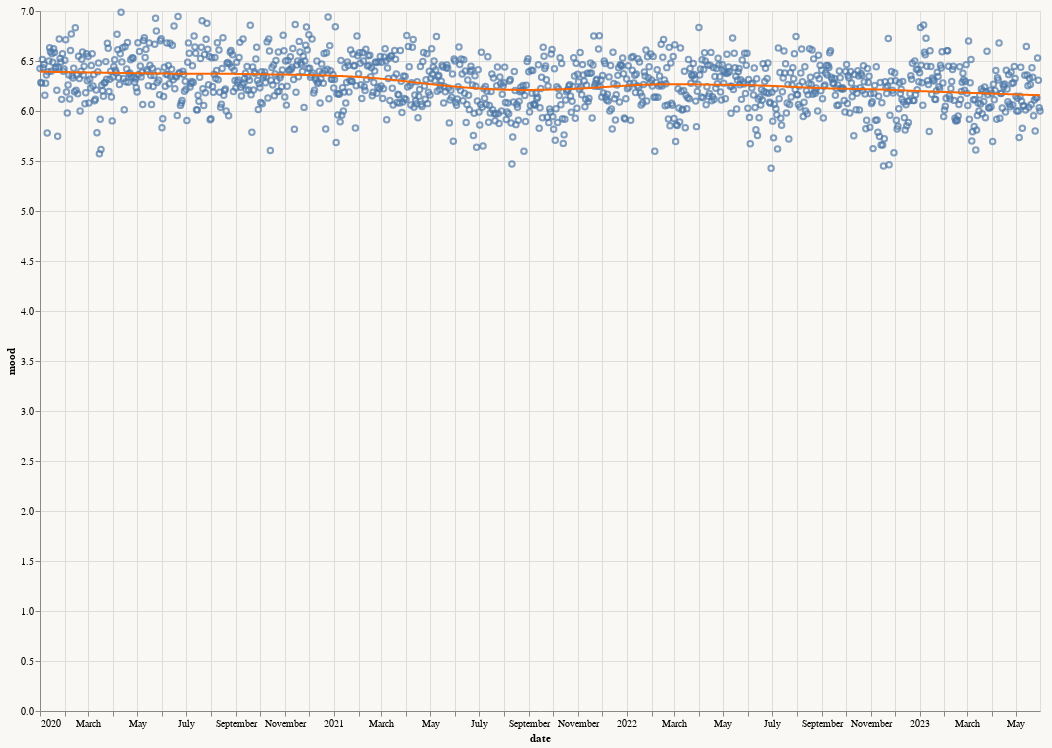

Notebook code cell kept with this figure:
### Code cell
import altair as alt

alt.renderers.enable('html')

from altair_theme import THEME
alt.themes.register('ob', lambda: THEME)
alt.themes.enable('ob')

base = alt.Chart(mood_df).properties(width=1000, height=700)
chart = base.mark_point().encode(x="date", y="mood")
chart + chart.transform_loess('date', 'mood').mark_line().encode(color=alt.value('#fc6603'))

### Figure 1 — Vega-Lite specification as saved in the notebook (floating-point values rounded to 4 significant figures; data arrays with more than 128 entries replaced by an {"elided": "..."} marker saying what was removed)
{"arc": {"fill": "#30a2da"}, "area": {"fill": "#30a2da"}, "axis": {"domainColor": "#cbcbcb", "grid": true, "gridColor": "#cbcbcb", "gridWidth": 1, "labelColor": "#999", "labelFontSize": 24, "labelPadding": 4, "tickColor": "#cbcbcb", "tickSize": 10, "titleColor": "#333", "titleFontSize": 24, "titlePadding": 10}, "axisBand": {"grid": false}, "background": "#faf8f4", "bar": {"binSpacing": 2, "fill": "#30a2da", "stroke": null}, "group": {"fill": "#f0f0f0"}, "legend": {"labelColor": "#333", "labelFontSize": 14, "padding": 1, "symbolSize": 30, "symbolType": "square", "titleColor": "#333", "titleFontSize": 16, "titlePadding": 20}, "line": {"stroke": "#30a2da", "strokeWidth": 2}, "path": {"stroke": "#30a2da", "strokeWidth": 0.5}, "point": {"filled": true, "shape": "circle"}, "range": {"category": ["#30a2da", "#fc4f30", "#e5ae38", "#6d904f", "#8b8b8b", "#b96db8", "#ff9e27", "#56cc60", "#52d2ca", "#52689e", "#545454", "#9fe4f8"], "diverging": ["#cc0020", "#e77866", "#f6e7e1", "#d6e8ed", "#91bfd9", "#1d78b5"], "heatmap": ["#d6e8ed", "#cee0e5", "#91bfd9", "#549cc6", "#1d78b5"]}, "rect": {"fill": "#30a2da"}, "shape": {"stroke": "#30a2da"}, "title": {"anchor": "start", "fontSize": 24, "fontWeight": 400, "offset": 20}, "layer": [{"mark": {"type": "point"}, "encoding": {"x": {"field": "date", "type": "temporal"}, "y": {"field": "mood", "type": "quantitative"}}}, {"mark": {"type": "line"}, "encoding": {"color": {"value": "#fc6603"}, "x": {"field": "date", "type": "temporal"}, "y": {"field": "mood", "type": "quantitative"}}, "transform": [{"loess": "mood", "on": "date"}]}], "data": {"name": "data-01a8724ab90e5fc349c6f01c6a96b3f2"}, "height": 700, "width": 1000, "$schema": "https://vega.github.io/schema/vega-lite/v5.17.0.json", "datasets": {"data-01a8724ab90e5fc349c6f01c6a96b3f2": {"elided": "1247 records"}}}
